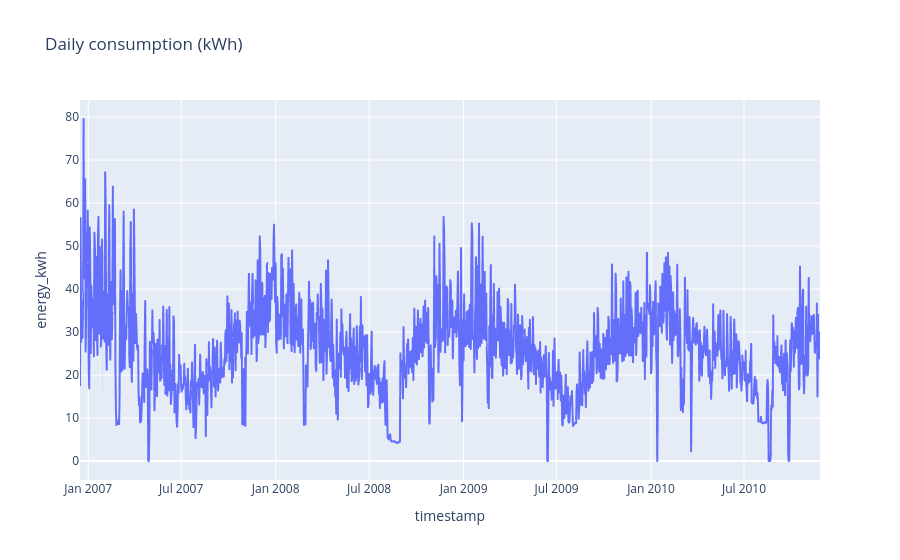

Notebook code cell kept with this figure:
### Code cell
px.line(hourly["energy_kwh"].resample("D").sum().reset_index(),
        x="timestamp", y="energy_kwh", title="Daily consumption (kWh)")

### Figure 1 — Plotly figure (JSON) as saved in the notebook; plotly's stock layout.template omitted (floating-point values rounded to 4 significant figures; data arrays with more than 128 entries replaced by an {"elided": "..."} marker saying what was removed)
{"data": [{"hovertemplate": "timestamp=%{x}<br>energy_kwh=%{y}<extra></extra>", "legendgroup": "", "line": {"color": "#636efa", "dash": "solid"}, "marker": {"symbol": "circle"}, "mode": "lines", "name": "", "showlegend": false, "type": "scattergl", "x": {"elided": "1442 str values"}, "xaxis": "x", "y": {"elided": "1442 float values"}, "yaxis": "y"}], "layout": {"legend": {"tracegroupgap": 0}, "title": {"text": "Daily consumption (kWh)"}, "xaxis": {"anchor": "y", "domain": [0, 1], "title": {"text": "timestamp"}}, "yaxis": {"anchor": "x", "domain": [0, 1], "title": {"text": "energy_kwh"}}}}
